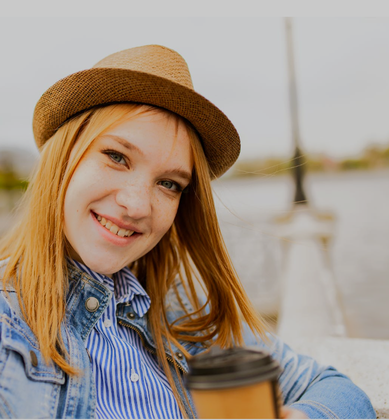
%> input picture selfie10.png, 389 x 420 px, shrunk from 741 x 801 before the run
$ octave --eval "result = LoG_edge_detect(imread('selfie10.png'));"   (GNU Octave 9; MATLAB toolbox functions it lacks are replaced by stand-ins)
%> lines starting %> are read from the running program, lines starting %| are printed output that depends on the picture
function [result, x, y] = LoG_edge_detect(img)
    img = double(rgb2gray(img));
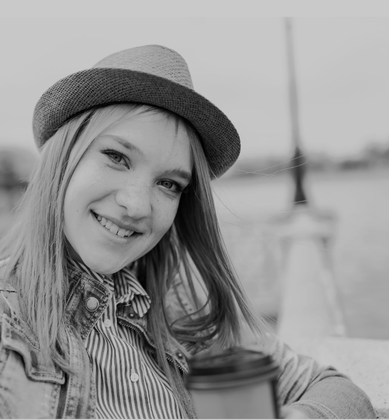
%> img: size 420x389 double; min 0, max 204, mean 148.4

    [row, col, ~] = size(img);
%> row = 420; col = 389

    result = zeros(size(img));

    % 1. Gaussian smoother
    filter_size = [5 5];
    sigma = 0.6;

    mask_size = ceil(3*sigma)*2+1;

    g=zeros(mask_size, mask_size);

    y = -1*ceil(3*sigma);
    for i=1:mask_size
        x=-1*ceil(3*sigma);
        for j=1:mask_size
            g(i,j) = 1/(2*pi*sigma^2)*(exp(-(x.^2+y.^2)/(2*sigma^2)));
            x=x+1;
        end
        y=y+1;
    end

    normalized_g = (g - mean(g, 'all', 'omitnan'));

    for i = 1:row - filter_size(1,1)
        for j = 1:col - filter_size(1,2)
            cropped_image = img(i:i+filter_size(1,1)-1, j:j+filter_size(1,2)-1);
            result(i,j) = sum(normalized_g .* cropped_image,'all'); % convolution
        end
    end
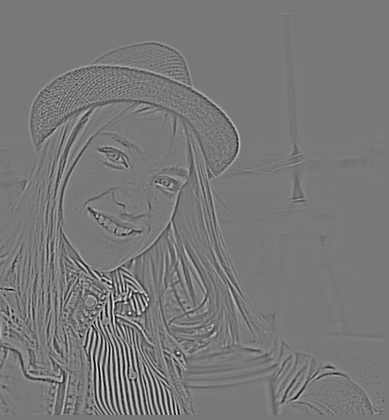
%> result: size 420x389 double; min -57.42, max 63.82, mean 0; drawn with min black and max white

    figure; imshow(result);
%> after `imshow(result)`:
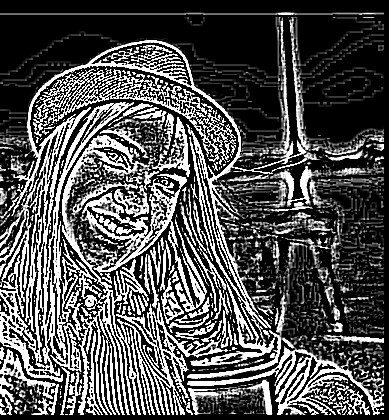
%> displayed picture: size 420x389, on the screen's scale of 0 to 255; min 0, max 255, mean 81.2

    % 2. Laplacian of Gaussian

    mask_size = (ceil(sigma)*filter_size(1,1)-1)/2;
    [x, y] = meshgrid(-mask_size:mask_size, -mask_size:mask_size);

    sigma = 0.20;

    % [12 lines of commented-out code are left out]

    LoG = ((x.^2+y.^2-2*sigma^2)).*(exp(-(x.^2+y.^2)/(2*sigma^2)))/(sum(exp(-(x.^2+y.^2)/(2*sigma^2)),'all')*(sigma^4));
    normalized_LoG = (LoG - mean(LoG, 'all', 'omitnan'));

    for i = 1:row - filter_size(1,1)-1
        for j = 1:col - filter_size(1,2)-1
            cropped_image = result(i:i+filter_size(1,1)-1, j:j+filter_size(1,2)-1);
            result(i,j) = sum(normalized_LoG .* cropped_image,'all'); % convolution
        end
    end
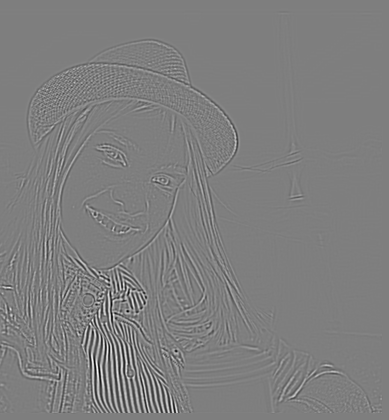
%> result: size 420x389 double; min -3347, max 3379.4, mean 0.1; drawn with min black and max white

    result = uint8(result);
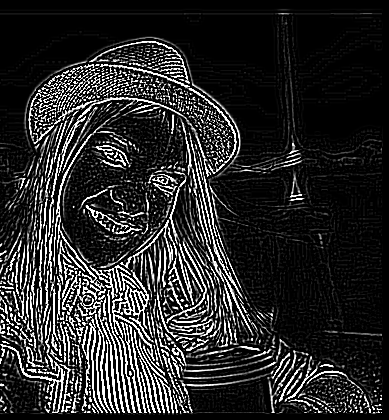
%> result: size 420x389 uint8; min 0, max 255, mean 41.8

end
